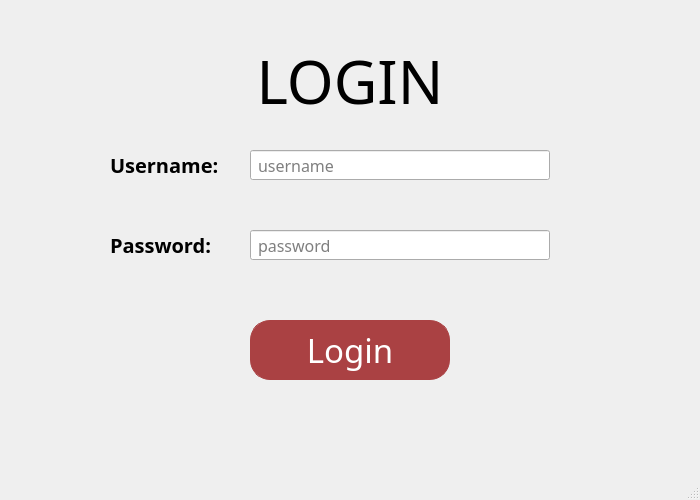
<?xml version="1.0" encoding="UTF-8"?>
<ui version="4.0">
 <class>MainWindow</class>
 <widget class="QMainWindow" name="MainWindow">
  <property name="geometry">
   <rect>
    <x>0</x>
    <y>0</y>
    <width>700</width>
    <height>500</height>
   </rect>
  </property>
  <property name="windowTitle">
   <string>MainWindow</string>
  </property>
  <property name="inputMethodHints">
   <set>Qt::ImhNone</set>
  </property>
  <property name="iconSize">
   <size>
    <width>48</width>
    <height>48</height>
   </size>
  </property>
  <property name="tabShape">
   <enum>QTabWidget::Rounded</enum>
  </property>
  <widget class="QWidget" name="centralwidget">
   <widget class="QLabel" name="label">
    <property name="geometry">
     <rect>
      <x>200</x>
      <y>40</y>
      <width>300</width>
      <height>80</height>
     </rect>
    </property>
    <property name="font">
     <font>
      <family>Eras Bold ITC</family>
      <pointsize>45</pointsize>
      <weight>50</weight>
      <bold>false</bold>
     </font>
    </property>
    <property name="text">
     <string>LOGIN</string>
    </property>
    <property name="alignment">
     <set>Qt::AlignCenter</set>
    </property>
   </widget>
   <widget class="QLabel" name="label_3">
    <property name="geometry">
     <rect>
      <x>110</x>
      <y>230</y>
      <width>120</width>
      <height>30</height>
     </rect>
    </property>
    <property name="font">
     <font>
      <family>Nunito Sans</family>
      <pointsize>15</pointsize>
      <weight>75</weight>
      <bold>true</bold>
     </font>
    </property>
    <property name="text">
     <string>Password:</string>
    </property>
   </widget>
   <widget class="QLabel" name="label_7">
    <property name="geometry">
     <rect>
      <x>110</x>
      <y>150</y>
      <width>120</width>
      <height>30</height>
     </rect>
    </property>
    <property name="font">
     <font>
      <family>Nunito Sans</family>
      <pointsize>15</pointsize>
      <weight>75</weight>
      <bold>true</bold>
     </font>
    </property>
    <property name="text">
     <string>Username:</string>
    </property>
   </widget>
   <widget class="QLineEdit" name="lineEdit_username">
    <property name="geometry">
     <rect>
      <x>250</x>
      <y>150</y>
      <width>300</width>
      <height>30</height>
     </rect>
    </property>
    <property name="font">
     <font>
      <family>Nunito Sans</family>
      <pointsize>12</pointsize>
     </font>
    </property>
    <property name="styleSheet">
     <string notr="true">padding-left: 5px;</string>
    </property>
    <property name="placeholderText">
     <string>username</string>
    </property>
   </widget>
   <widget class="QPushButton" name="btn_login">
    <property name="geometry">
     <rect>
      <x>250</x>
      <y>320</y>
      <width>200</width>
      <height>60</height>
     </rect>
    </property>
    <property name="font">
     <font>
      <family>Eras Bold ITC</family>
      <pointsize>25</pointsize>
     </font>
    </property>
    <property name="styleSheet">
     <string notr="true">QPushButton{
	border: 1px solid rgb(170, 65, 67);
	border-radius: 20px;
	background-color: rgb(170, 65, 67);
	color: white;
}

QPushButton:hover{
	color: rgb(170, 65, 67);
	background-color: white;
}</string>
    </property>
    <property name="text">
     <string>Login</string>
    </property>
   </widget>
   <widget class="QLineEdit" name="lineEdit_pass">
    <property name="geometry">
     <rect>
      <x>250</x>
      <y>230</y>
      <width>300</width>
      <height>30</height>
     </rect>
    </property>
    <property name="font">
     <font>
      <family>Nunito Sans</family>
      <pointsize>12</pointsize>
     </font>
    </property>
    <property name="styleSheet">
     <string notr="true">padding-left: 5px;</string>
    </property>
    <property name="echoMode">
     <enum>QLineEdit::Password</enum>
    </property>
    <property name="placeholderText">
     <string>password</string>
    </property>
   </widget>
  </widget>
  <widget class="QStatusBar" name="statusbar"/>
  <widget class="QMenuBar" name="menubar">
   <property name="geometry">
    <rect>
     <x>0</x>
     <y>0</y>
     <width>700</width>
     <height>26</height>
    </rect>
   </property>
  </widget>
 </widget>
 <resources/>
 <connections/>
</ui>
